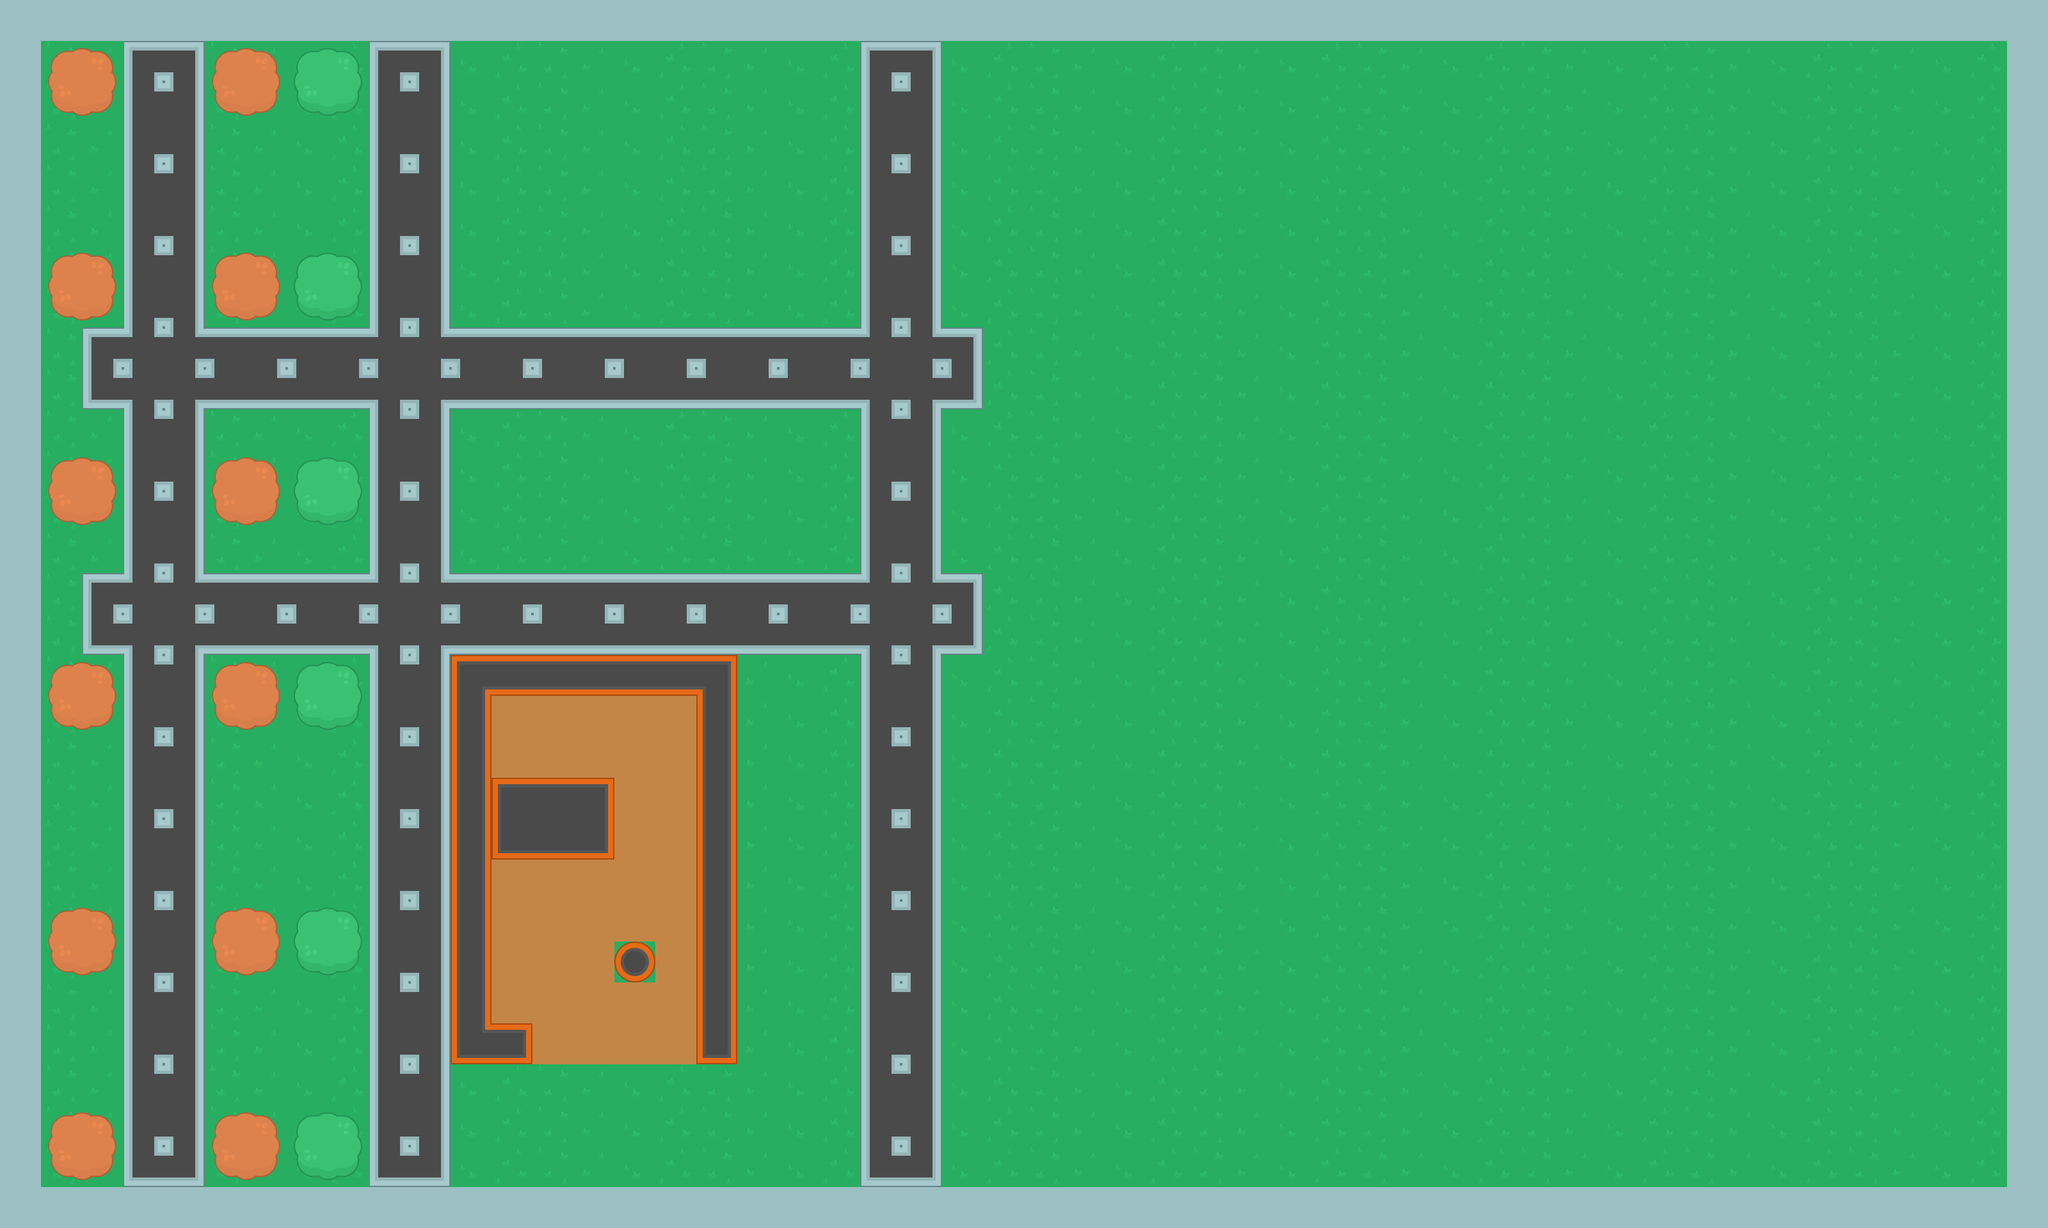

A 2D game scene composited from a Tiled map and its tileset images. What follows is a short description and the map's XML, with every tile layer's data as written:
An orthogonal 50x30 tile map with 64x64 px tiles, 2 tile layers (Tile Layer 1, Tree).

<map version="1.0" orientation="orthogonal" renderorder="right-down" width="50" height="30" tilewidth="64" tileheight="64" nextobjectid="6">
 <tileset firstgid="1" name="spritesheet_tiles" tilewidth="64" tileheight="64" spacing="10" tilecount="540">
  <image source="../img/spritesheet_tiles.png" width="1988" height="1470" />
 </tileset>
 <layer name="Tile Layer 1" width="50" height="30">
  <data encoding="csv">
331,331,331,331,331,331,331,331,331,331,331,331,331,331,331,331,331,331,331,331,331,331,331,331,331,331,331,331,331,331,331,331,331,331,331,331,331,331,331,331,331,331,331,331,331,331,331,331,331,331,
331,2,3,4,1,2,3,4,1,2,3,4,1,2,3,4,1,2,3,4,1,2,3,4,1,2,3,4,1,2,3,4,1,2,3,4,1,2,3,4,1,2,3,4,1,2,3,4,1,331,
331,2,3,4,1,2,3,4,1,2,3,4,1,2,3,4,1,2,3,4,1,2,3,4,1,2,3,4,1,2,3,4,1,2,3,4,1,2,3,4,1,2,3,4,1,2,3,4,1,331,
331,2,3,4,1,2,3,4,1,2,3,4,1,2,3,4,1,2,3,4,1,2,3,4,1,2,3,4,1,2,3,4,1,2,3,4,1,2,3,4,1,2,3,4,1,2,3,4,1,331,
331,2,3,4,1,2,3,4,1,2,3,4,1,2,3,4,1,2,3,4,1,2,3,4,1,2,3,4,1,2,3,4,1,2,3,4,1,2,3,4,1,2,3,4,1,2,3,4,1,331,
331,2,3,4,1,2,3,4,1,2,3,4,1,2,3,4,1,2,3,4,1,2,3,4,1,2,3,4,1,2,3,4,1,2,3,4,1,2,3,4,1,2,3,4,1,2,3,4,1,331,
331,2,3,4,1,2,3,4,1,2,3,4,1,2,3,4,1,2,3,4,1,2,3,4,1,2,3,4,1,2,3,4,1,2,3,4,1,2,3,4,1,2,3,4,1,2,3,4,1,331,
331,2,3,4,1,2,3,4,1,2,3,4,1,2,3,4,1,2,3,4,1,2,3,4,1,2,3,4,1,2,3,4,1,2,3,4,1,2,3,4,1,2,3,4,1,2,3,4,1,331,
331,2,3,4,1,2,3,4,1,2,3,4,1,2,3,4,1,2,3,4,1,2,3,4,1,2,3,4,1,2,3,4,1,2,3,4,1,2,3,4,1,2,3,4,1,2,3,4,1,331,
331,2,3,4,1,2,3,4,1,2,3,4,1,2,3,4,1,2,3,4,1,2,3,4,1,2,3,4,1,2,3,4,1,2,3,4,1,2,3,4,1,2,3,4,1,2,3,4,1,331,
331,2,3,4,1,2,3,4,1,2,3,4,1,2,3,4,1,2,3,4,1,2,3,4,1,2,3,4,1,2,3,4,1,2,3,4,1,2,3,4,1,2,3,4,1,2,3,4,1,331,
331,2,3,4,1,2,3,4,1,2,3,4,1,2,3,4,1,2,3,4,1,2,3,4,1,2,3,4,1,2,3,4,1,2,3,4,1,2,3,4,1,2,3,4,1,2,3,4,1,331,
331,2,3,4,1,2,3,4,1,2,3,4,1,2,3,4,1,2,3,4,1,2,3,4,1,2,3,4,1,2,3,4,1,2,3,4,1,2,3,4,1,2,3,4,1,2,3,4,1,331,
331,2,3,4,1,2,3,4,1,2,3,4,1,2,3,4,1,2,3,4,1,2,3,4,1,2,3,4,1,2,3,4,1,2,3,4,1,2,3,4,1,2,3,4,1,2,3,4,1,331,
331,2,3,4,1,2,3,4,1,2,3,4,1,2,3,4,1,2,3,4,1,2,3,4,1,2,3,4,1,2,3,4,1,2,3,4,1,2,3,4,1,2,3,4,1,2,3,4,1,331,
331,2,3,4,1,2,3,4,1,2,3,4,1,2,3,4,1,2,3,4,1,2,3,4,1,2,3,4,1,2,3,4,1,2,3,4,1,2,3,4,1,2,3,4,1,2,3,4,1,331,
331,2,3,4,1,2,3,4,1,2,3,4,1,2,3,4,1,2,3,4,1,2,3,4,1,2,3,4,1,2,3,4,1,2,3,4,1,2,3,4,1,2,3,4,1,2,3,4,1,331,
331,2,3,4,1,2,3,4,1,2,3,4,1,2,3,4,1,2,3,4,1,2,3,4,1,2,3,4,1,2,3,4,1,2,3,4,1,2,3,4,1,2,3,4,1,2,3,4,1,331,
331,2,3,4,1,2,3,4,1,2,3,4,1,2,3,4,1,2,3,4,1,2,3,4,1,2,3,4,1,2,3,4,1,2,3,4,1,2,3,4,1,2,3,4,1,2,3,4,1,331,
331,2,3,4,1,2,3,4,1,2,3,4,1,2,3,4,1,2,3,4,1,2,3,4,1,2,3,4,1,2,3,4,1,2,3,4,1,2,3,4,1,2,3,4,1,2,3,4,1,331,
331,2,3,4,1,2,3,4,1,2,3,4,1,2,3,4,1,2,3,4,1,2,3,4,1,2,3,4,1,2,3,4,1,2,3,4,1,2,3,4,1,2,3,4,1,2,3,4,1,331,
331,2,3,4,1,2,3,4,1,2,3,4,1,2,3,4,1,2,3,4,1,2,3,4,1,2,3,4,1,2,3,4,1,2,3,4,1,2,3,4,1,2,3,4,1,2,3,4,1,331,
331,2,3,4,1,2,3,4,1,2,3,4,1,2,3,4,1,2,3,4,1,2,3,4,1,2,3,4,1,2,3,4,1,2,3,4,1,2,3,4,1,2,3,4,1,2,3,4,1,331,
331,2,3,4,1,2,3,4,1,2,3,4,1,2,3,4,1,2,3,4,1,2,3,4,1,2,3,4,1,2,3,4,1,2,3,4,1,2,3,4,1,2,3,4,1,2,3,4,1,331,
331,2,3,4,1,2,3,4,1,2,3,4,1,2,3,4,1,2,3,4,1,2,3,4,1,2,3,4,1,2,3,4,1,2,3,4,1,2,3,4,1,2,3,4,1,2,3,4,1,331,
331,2,3,4,1,2,3,4,1,2,3,4,1,2,3,4,1,2,3,4,1,2,3,4,1,2,3,4,1,2,3,4,1,2,3,4,1,2,3,4,1,2,3,4,1,2,3,4,1,331,
331,2,3,4,1,2,3,4,1,2,3,4,1,2,3,4,1,2,3,4,1,2,3,4,1,2,3,4,1,2,3,4,1,2,3,4,1,2,3,4,1,2,3,4,1,2,3,4,1,331,
331,2,3,4,1,2,3,4,1,2,3,4,1,2,3,4,1,2,3,4,1,2,3,4,1,2,3,4,1,2,3,4,1,2,3,4,1,2,3,4,1,2,3,4,1,2,3,4,1,331,
331,2,3,4,1,2,3,4,1,2,3,4,1,2,3,4,1,2,3,4,1,2,3,4,1,2,3,4,1,2,3,4,1,2,3,4,1,2,3,4,1,2,3,4,1,2,3,4,1,331,
331,331,331,331,331,331,331,331,331,331,331,331,331,331,331,331,331,331,331,331,331,331,331,331,331,331,331,331,331,331,331,331,331,331,331,331,331,331,331,331,331,331,331,331,331,331,331,331,331,331
</data>
 </layer>
 <layer name="Tree" width="50" height="30">
  <data encoding="csv">
0,0,0,0,0,0,0,0,0,0,0,0,0,0,0,0,0,0,0,0,0,0,0,0,0,0,0,0,0,0,0,0,0,0,0,0,0,0,0,0,0,0,0,0,0,0,0,0,0,0,
0,184,185,280,281,184,185,181,182,280,281,0,0,0,0,0,0,0,0,0,0,280,281,0,0,0,0,0,0,0,0,0,0,0,0,0,0,0,0,0,0,0,0,0,0,0,0,0,0,0,
0,211,212,390,391,211,212,208,209,390,391,0,0,0,0,0,0,0,0,0,0,390,391,0,0,0,0,0,0,0,0,0,0,0,0,0,0,0,0,0,0,0,0,0,0,0,0,0,0,0,
0,0,0,417,418,0,0,0,0,417,418,0,0,0,0,0,0,0,0,0,0,417,418,0,0,0,0,0,0,0,0,0,0,0,0,0,0,0,0,0,0,0,0,0,0,0,0,0,0,0,
0,0,0,390,391,0,0,0,0,390,391,0,0,0,0,0,0,0,0,0,0,390,391,0,0,0,0,0,0,0,0,0,0,0,0,0,0,0,0,0,0,0,0,0,0,0,0,0,0,0,
0,0,0,417,418,0,0,0,0,417,418,0,0,0,0,0,0,0,0,0,0,417,418,0,0,0,0,0,0,0,0,0,0,0,0,0,0,0,0,0,0,0,0,0,0,0,0,0,0,0,
0,184,185,390,391,184,185,181,182,390,391,0,0,0,0,0,0,0,0,0,0,390,391,0,0,0,0,0,0,0,0,0,0,0,0,0,0,0,0,0,0,0,0,0,0,0,0,0,0,0,
0,211,212,417,418,211,212,208,209,417,418,0,0,0,0,0,0,0,0,0,0,417,418,0,0,0,0,0,0,0,0,0,0,0,0,0,0,0,0,0,0,0,0,0,0,0,0,0,0,0,
0,0,280,388,389,392,393,392,393,388,389,392,393,392,393,392,393,392,393,392,393,388,389,281,0,0,0,0,0,0,0,0,0,0,0,0,0,0,0,0,0,0,0,0,0,0,0,0,0,0,
0,0,307,415,416,419,420,419,420,415,416,419,420,419,420,419,420,419,420,419,420,415,416,308,0,0,0,0,0,0,0,0,0,0,0,0,0,0,0,0,0,0,0,0,0,0,0,0,0,0,
0,0,0,390,391,0,0,0,0,390,391,0,0,0,0,0,0,0,0,0,0,390,391,0,0,0,0,0,0,0,0,0,0,0,0,0,0,0,0,0,0,0,0,0,0,0,0,0,0,0,
0,184,185,417,418,184,185,181,182,417,418,0,0,0,0,0,0,0,0,0,0,417,418,0,0,0,0,0,0,0,0,0,0,0,0,0,0,0,0,0,0,0,0,0,0,0,0,0,0,0,
0,211,212,390,391,211,212,208,209,390,391,0,0,0,0,0,0,0,0,0,0,390,391,0,0,0,0,0,0,0,0,0,0,0,0,0,0,0,0,0,0,0,0,0,0,0,0,0,0,0,
0,0,0,417,418,0,0,0,0,417,418,0,0,0,0,0,0,0,0,0,0,417,418,0,0,0,0,0,0,0,0,0,0,0,0,0,0,0,0,0,0,0,0,0,0,0,0,0,0,0,
0,0,280,388,389,392,393,392,393,388,389,392,393,392,393,392,393,392,393,392,393,388,389,281,0,0,0,0,0,0,0,0,0,0,0,0,0,0,0,0,0,0,0,0,0,0,0,0,0,0,
0,0,307,415,416,419,420,419,420,415,416,419,420,419,420,419,420,419,420,419,420,415,416,308,0,0,0,0,0,0,0,0,0,0,0,0,0,0,0,0,0,0,0,0,0,0,0,0,0,0,
0,184,185,390,391,184,185,181,182,390,391,109,111,111,111,111,111,110,0,0,0,390,391,0,0,0,0,0,0,0,0,0,0,0,0,0,0,0,0,0,0,0,0,0,0,0,0,0,0,0,
0,211,212,417,418,211,212,208,209,417,418,138,377,377,377,377,377,138,0,0,0,417,418,0,0,0,0,0,0,0,0,0,0,0,0,0,0,0,0,0,0,0,0,0,0,0,0,0,0,0,
0,0,0,390,391,0,0,0,0,390,391,138,377,377,377,377,377,138,0,0,0,390,391,0,0,0,0,0,0,0,0,0,0,0,0,0,0,0,0,0,0,0,0,0,0,0,0,0,0,0,
0,0,0,417,418,0,0,0,0,417,418,138,116,194,117,377,377,138,0,0,0,417,418,0,0,0,0,0,0,0,0,0,0,0,0,0,0,0,0,0,0,0,0,0,0,0,0,0,0,0,
0,0,0,390,391,0,0,0,0,390,391,138,143,195,144,377,377,138,0,0,0,390,391,0,0,0,0,0,0,0,0,0,0,0,0,0,0,0,0,0,0,0,0,0,0,0,0,0,0,0,
0,0,0,417,418,0,0,0,0,417,418,138,377,377,377,377,377,138,0,0,0,417,418,0,0,0,0,0,0,0,0,0,0,0,0,0,0,0,0,0,0,0,0,0,0,0,0,0,0,0,
0,184,185,390,391,184,185,181,182,390,391,138,377,377,377,377,377,138,0,0,0,390,391,0,0,0,0,0,0,0,0,0,0,0,0,0,0,0,0,0,0,0,0,0,0,0,0,0,0,0,
0,211,212,417,418,211,212,208,209,417,418,138,377,377,377,197,377,138,0,0,0,417,418,0,0,0,0,0,0,0,0,0,0,0,0,0,0,0,0,0,0,0,0,0,0,0,0,0,0,0,
0,0,0,390,391,0,0,0,0,390,391,138,377,377,377,377,377,138,0,0,0,390,391,0,0,0,0,0,0,0,0,0,0,0,0,0,0,0,0,0,0,0,0,0,0,0,0,0,0,0,
0,0,0,417,418,0,0,0,0,417,418,136,114,377,377,377,377,115,0,0,0,417,418,0,0,0,0,0,0,0,0,0,0,0,0,0,0,0,0,0,0,0,0,0,0,0,0,0,0,0,
0,0,0,390,391,0,0,0,0,390,391,0,0,0,0,0,0,0,0,0,0,390,391,0,0,0,0,0,0,0,0,0,0,0,0,0,0,0,0,0,0,0,0,0,0,0,0,0,0,0,
0,184,185,417,418,184,185,181,182,417,418,0,0,0,0,0,0,0,0,0,0,417,418,0,0,0,0,0,0,0,0,0,0,0,0,0,0,0,0,0,0,0,0,0,0,0,0,0,0,0,
0,211,212,307,308,211,212,208,209,307,308,0,0,0,0,0,0,0,0,0,0,307,308,0,0,0,0,0,0,0,0,0,0,0,0,0,0,0,0,0,0,0,0,0,0,0,0,0,0,0,
0,0,0,0,0,0,0,0,0,0,0,0,0,0,0,0,0,0,0,0,0,0,0,0,0,0,0,0,0,0,0,0,0,0,0,0,0,0,0,0,0,0,0,0,0,0,0,0,0,0
</data>
 </layer>
 <objectgroup name="wall" />
</map>
